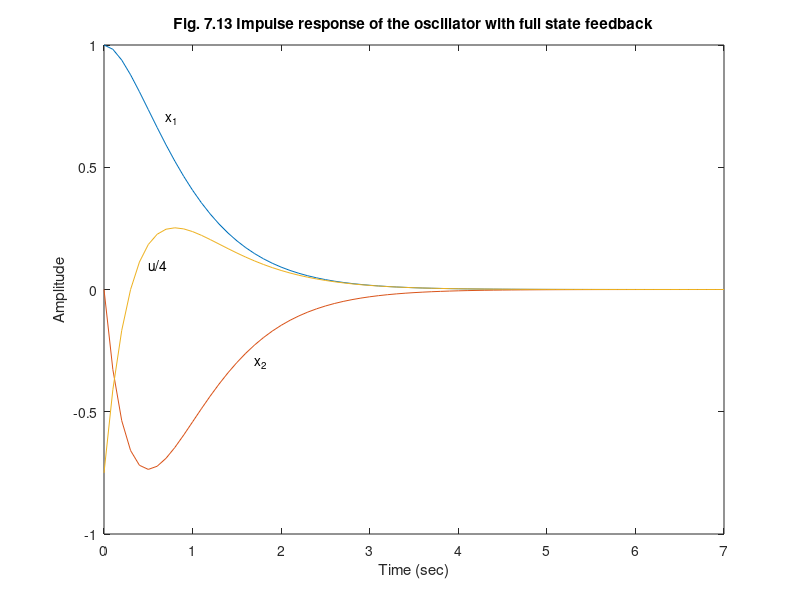

The MATLAB source for this figure: (Note: this script raises an error after producing the figure.)
%  Figure 7.13      Feedback Control of Dynamic Systems, 6e
%                        Franklin, Powell, Emami
%
% fig7_13.m is a script to generate Figure 7.13 

% Impulse response
clf;
f=[0 1;-1 0];
g=[0;1];
h=[1 0];
K=[3 4];
fc=f-g*K;
gc=[4*g [1;0]];
hc=[h;[0 1]; -K/4];
jc=[0 0;0 0; 1 0];
sysCL=ss(fc,gc,hc,jc);
t=0:0.1:7;
y=impulse(sysCL,t);
plot(t,y(:,:,2));
xlabel('Time (sec)');
ylabel('Amplitude');
text(1.7,-.3,'x_2');
text(.5,.1,'u/4');
text(.7,.7,'x_1');
title('Fig. 7.13 Impulse response of the oscillator with full state feedback');
nicegrid;

